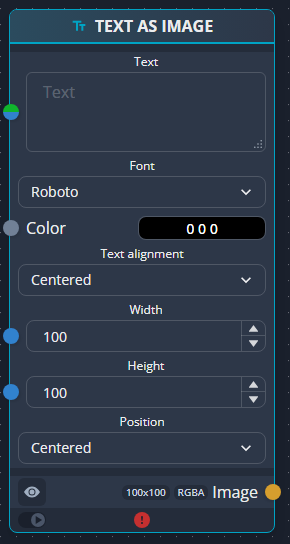

Write Python code to recreate this figure.
from __future__ import annotations

import os
import sys
from enum import Enum

import cv2
import numpy as np
from PIL import Image, ImageDraw, ImageFont

import navi
from nodes.groups import if_enum_group
from nodes.impl.color.color import Color
from nodes.impl.image_utils import normalize
from nodes.impl.pil_utils import convert_to_BGRA
from nodes.properties.inputs import ColorInput, EnumInput, NumberInput, TextInput
from nodes.properties.outputs import ImageOutput

from .. import compositing_group


class TextAsImageFont(Enum):
    ROBOTO_REGULAR = "roboto_regular"
    ROBOTO_BOLD = "roboto_bold"
    ROBOTO_ITALIC = "roboto_italic"
    ROBOTO_BOLD_ITALIC = "roboto_bold_italic"
    ROBOTO_MONO_REGULAR = "roboto_mono_regular"
    ROBOTO_MONO_BOLD = "roboto_mono_bold"
    ROBOTO_MONO_ITALIC = "roboto_mono_italic"
    ROBOTO_MONO_BOLD_ITALIC = "roboto_mono_bold_italic"
    OPEN_SANS_REGULAR = "open_sans_regular"
    OPEN_SANS_BOLD = "open_sans_bold"
    OPEN_SANS_ITALIC = "open_sans_italic"
    OPEN_SANS_BOLD_ITALIC = "open_sans_bold_italic"


TEXT_AS_IMAGE_FONTS = {
    TextAsImageFont.ROBOTO_REGULAR: {
        "label": "Roboto",
        "path": "Roboto/Roboto-Regular.ttf",
    },
    TextAsImageFont.ROBOTO_BOLD: {
        "label": "Roboto Bold",
        "path": "Roboto/Roboto-Bold.ttf",
    },
    TextAsImageFont.ROBOTO_ITALIC: {
        "label": "Roboto Italic",
        "path": "Roboto/Roboto-Italic.ttf",
    },
    TextAsImageFont.ROBOTO_BOLD_ITALIC: {
        "label": "Roboto Bold Italic",
        "path": "Roboto/Roboto-BoldItalic.ttf",
    },
    TextAsImageFont.ROBOTO_MONO_REGULAR: {
        "label": "Roboto Mono",
        "path": "RobotoMono/RobotoMono-Regular.ttf",
    },
    TextAsImageFont.ROBOTO_MONO_BOLD: {
        "label": "Roboto Mono Bold",
        "path": "RobotoMono/RobotoMono-Bold.ttf",
    },
    TextAsImageFont.ROBOTO_MONO_ITALIC: {
        "label": "Roboto Mono Italic",
        "path": "RobotoMono/RobotoMono-Italic.ttf",
    },
    TextAsImageFont.ROBOTO_MONO_BOLD_ITALIC: {
        "label": "Roboto Mono Bold Italic",
        "path": "RobotoMono/RobotoMono-BoldItalic.ttf",
    },
    TextAsImageFont.OPEN_SANS_REGULAR: {
        "label": "Open Sans",
        "path": "OpenSans/OpenSans-VariableFont_wdth,wght.ttf",
    },
    TextAsImageFont.OPEN_SANS_BOLD: {
        "label": "Open Sans Bold",
        "path": "OpenSans/OpenSans-Bold.ttf",
    },
    TextAsImageFont.OPEN_SANS_ITALIC: {
        "label": "Open Sans Italic",
        "path": "OpenSans/OpenSans-Italic.ttf",
    },
    TextAsImageFont.OPEN_SANS_BOLD_ITALIC: {
        "label": "Open Sans Bold Italic",
        "path": "OpenSans/OpenSans-BoldItalic.ttf",
    },
}

TEXT_AS_IMAGE_FONT_LABELS = {
    key: TEXT_AS_IMAGE_FONTS[key]["label"] for key in TextAsImageFont
}


class TextAsImageAlignment(Enum):
    LEFT = "left"
    CENTERED = "center"
    RIGHT = "right"


TEXT_AS_IMAGE_ALIGNMENT_LABELS = {
    TextAsImageAlignment.LEFT: "Left",
    TextAsImageAlignment.CENTERED: "Centered",
    TextAsImageAlignment.RIGHT: "Right",
}


class TextAsImagePosition(Enum):
    TOP_LEFT = "top_left"
    TOP_CENTERED = "top_centered"
    TOP_RIGHT = "top_right"
    CENTERED_LEFT = "centered_left"
    CENTERED = "centered"
    CENTERED_RIGHT = "centered_right"
    BOTTOM_LEFT = "bottom_left"
    BOTTOM_CENTERED = "bottom_centered"
    BOTTOM_RIGHT = "bottom_right"


TEXT_AS_IMAGE_POSITION_LABELS = {
    TextAsImagePosition.TOP_LEFT: "Top left",
    TextAsImagePosition.TOP_CENTERED: "Top centered",
    TextAsImagePosition.TOP_RIGHT: "Top right",
    TextAsImagePosition.CENTERED_LEFT: "Centered left",
    TextAsImagePosition.CENTERED: "Centered",
    TextAsImagePosition.CENTERED_RIGHT: "Centered right",
    TextAsImagePosition.BOTTOM_LEFT: "Bottom left",
    TextAsImagePosition.BOTTOM_CENTERED: "Bottom centered",
    TextAsImagePosition.BOTTOM_RIGHT: "Bottom right",
}

TEXT_AS_IMAGE_X_Y_REF_FACTORS = {
    TextAsImagePosition.TOP_LEFT:           {'x': np.array([0, 0.5]), 'y': np.array([0, 0.5])},
    TextAsImagePosition.TOP_CENTERED:       {'x': np.array([0.5, 0]), 'y': np.array([0, 0.5])},
    TextAsImagePosition.TOP_RIGHT:          {'x': np.array([1, -0.5]), 'y': np.array([0, 0.5])},
    TextAsImagePosition.CENTERED_LEFT:      {'x': np.array([0, 0.5]), 'y': np.array([0.5, 0])},
    TextAsImagePosition.CENTERED:           {'x': np.array([0.5, 0]), 'y': np.array([0.5, 0])},
    TextAsImagePosition.CENTERED_RIGHT:     {'x': np.array([1, -0.5]), 'y': np.array([0.5, 0])},
    TextAsImagePosition.BOTTOM_LEFT:        {'x': np.array([0, 0.5]), 'y': np.array([1, -0.5])},
    TextAsImagePosition.BOTTOM_CENTERED:    {'x': np.array([0.5, 0]), 'y': np.array([1, -0.5])},
    TextAsImagePosition.BOTTOM_RIGHT:       {'x': np.array([1, -0.5]), 'y': np.array([1, -0.5])},
}

@compositing_group.register(
    schema_id="chainner:image:text_as_image",
    name="Text as image",
    description="Converts a text to an image",
    icon="MdTextFields",
    inputs=[
        TextInput("Text", multiline=True),
        EnumInput(
            TextAsImageFont,
            label="Font",
            option_labels=TEXT_AS_IMAGE_FONT_LABELS,
            default=TextAsImageFont.ROBOTO_REGULAR,
        ),
        ColorInput(channels=[1, 3], default=Color.bgr((0, 0, 0))),
        EnumInput(
            TextAsImageAlignment,
            label="Text alignment",
            option_labels=TEXT_AS_IMAGE_ALIGNMENT_LABELS,
            default=TextAsImageAlignment.CENTERED,
        ),
        NumberInput(
            "Width",
            minimum=1,
            maximum=None,
            controls_step=1,
            precision=0,
            default=100,
        ),
        NumberInput(
            "Height",
            minimum=1,
            maximum=None,
            controls_step=1,
            precision=0,
            default=100,
        ),
        EnumInput(
            TextAsImagePosition,
            label="Position",
            option_labels=TEXT_AS_IMAGE_POSITION_LABELS,
            default=TextAsImagePosition.CENTERED,
        ),
    ],
    outputs=[
        ImageOutput(
            image_type="""
                Image {
                    width: Input4 & uint,
                    height: Input5 & uint,
                    channels: 4
                }
                """,
            assume_normalized=True,
        )
    ],
)
def text_as_image_node(
    text: str,
    font_name: TextAsImageFont,
    font_color: Color,
    alignment: TextAsImageAlignment,
    width: int,
    height: int,
    position: TextAsImagePosition,
) -> np.ndarray:

    font_path = os.path.join(
        os.path.dirname(sys.modules["__main__"].__file__),
        f"fonts",
        f"{TEXT_AS_IMAGE_FONTS[font_name]['path']}",
    )
    # print("---------------------------------------------------------------")

    lines = text.split("\n")
    line_count, max_line = len(lines), max(lines, key=len)
    # print(f"line_count: {line_count}")

    # Use a text as reference to get max size
    font = ImageFont.truetype(font_path, size=100)
    w_ref, h_ref = font.getsize(max_line)[0], font.getsize("[§]")[1]

    # Calculate font size to fill the specified image size
    w = int(width * 100.0 / w_ref)
    h = int(height * 100.0 / (h_ref * line_count))
    font_size = min(w, h)
    # print(f"max w, h: {w}x{h}")
    # print(f"calculated font size: {font_size}")
    # print(f"TextAsImageSizeConstraint.CONTAINER: {width}x{height}")

    font = ImageFont.truetype(font_path, size=font_size)
    w_text, h_text = font.getsize(max_line)
    h_text *= line_count
    # print(f"(w_text, h_text): {w_text}x{h_text}")

    color = 255 * np.array(font_color.value)
    color = tuple(color.astype("uint8"))

    pil_image = Image.new("RGBA", (width, height), (255, 0, 0, 0))
    drawing = ImageDraw.Draw(pil_image)

    # Use middle anchor to simplify
    # https://pillow.readthedocs.io/en/stable/reference/ImageDraw.html#
    # https://pillow.readthedocs.io/en/stable/handbook/text-anchors.html#text-anchors
    x_ref = round(np.sum(np.array([width, w_text]) * TEXT_AS_IMAGE_X_Y_REF_FACTORS[position]['x'])) # type: ignore
    y_ref = round(np.sum(np.array([height, h_text]) * TEXT_AS_IMAGE_X_Y_REF_FACTORS[position]['y'])) # type: ignore

    # x0, y0 = x_ref - w_text/2, y_ref - h_text/2
    # x1, y1 = x0 + w_text, y0 + h_text
    # print(f"(x0,y0)(x1,y1): ({x0},{y0})({x1},{y1})")
    # outline_width = 3
    # drawing.rectangle(((x0, y0), (x1, y1)), outline ="black", width=outline_width)

    drawing.text(
        (x_ref, y_ref),
        text,
        font=font,
        anchor="mm",
        align=alignment.value,
        fill=color,
    )

    # cv2.rectangle(opencv_img, (x0, y0), (x1, y1), (128,128,128,128), 5)

    img = normalize(np.array(pil_image))
    img = convert_to_BGRA(img, img.shape[2])

    return img
